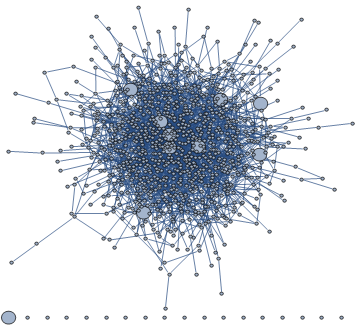
#> input picture graph.png, 360 x 325 px
$ python lesson6.py
#> lines starting #> are read from the running program, lines starting #| are printed output that depends on the picture
import cv2
import numpy as np

image= cv2.imread("graph.png")
#> image is the input picture: shape (325, 360, 3); mean B, G, R 226.1, 219.6, 215.1

#desired region is cropped
cross=image[50:150,200:300]
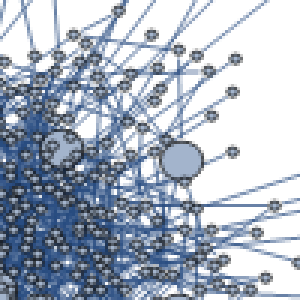
#> cross: shape (100, 100, 3) (shown 3 times larger); mean B, G, R 194.9, 180.6, 170.7

cv2.imshow("cross-sectional area",cross)

#the cropped area is added to the desired area in the selected image
image[0:100,0:100]=cross

#RGB effect 0:Blue 1:Green 2:Red
#image[ : ,: ,0]=255
#image[ : ,: ,1]=255
#image[ : ,: ,2]=255

#add color to selected area
image[50:150,200:300]=(0,150,255)
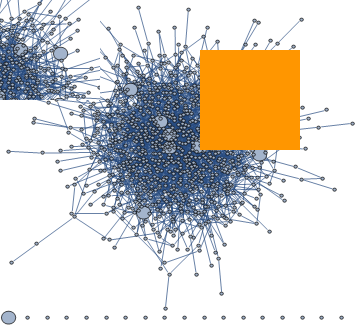
#> image: shape (325, 360, 3); mean B, G, R 204.7, 211.1, 215.6

cv2.imshow("graph",image)


cv2.waitKey(0)
cv2.destroyAllWindows()
